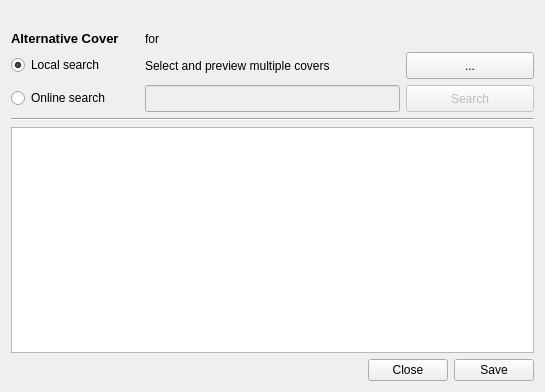
<?xml version="1.0" encoding="UTF-8"?>
<ui version="4.0">
 <class>AlternateCovers</class>
 <widget class="QDialog" name="AlternateCovers">
  <property name="geometry">
   <rect>
    <x>0</x>
    <y>0</y>
    <width>545</width>
    <height>392</height>
   </rect>
  </property>
  <property name="windowTitle">
   <string>Search alternative image</string>
  </property>
  <layout class="QGridLayout" name="gridLayout">
   <item row="0" column="0" colspan="4">
    <widget class="QLabel" name="lab_title">
     <property name="font">
      <font>
       <weight>75</weight>
       <bold>true</bold>
      </font>
     </property>
     <property name="text">
      <string/>
     </property>
    </widget>
   </item>
   <item row="3" column="3">
    <widget class="QPushButton" name="btn_search">
     <property name="enabled">
      <bool>false</bool>
     </property>
     <property name="sizePolicy">
      <sizepolicy hsizetype="Fixed" vsizetype="Fixed">
       <horstretch>0</horstretch>
       <verstretch>0</verstretch>
      </sizepolicy>
     </property>
     <property name="minimumSize">
      <size>
       <width>50</width>
       <height>27</height>
      </size>
     </property>
     <property name="maximumSize">
      <size>
       <width>156113</width>
       <height>27</height>
      </size>
     </property>
     <property name="focusPolicy">
      <enum>Qt::StrongFocus</enum>
     </property>
     <property name="text">
      <string>Search</string>
     </property>
    </widget>
   </item>
   <item row="2" column="3">
    <widget class="QPushButton" name="btn_file">
     <property name="minimumSize">
      <size>
       <width>0</width>
       <height>27</height>
      </size>
     </property>
     <property name="maximumSize">
      <size>
       <width>16777215</width>
       <height>27</height>
      </size>
     </property>
     <property name="focusPolicy">
      <enum>Qt::StrongFocus</enum>
     </property>
     <property name="text">
      <string>...</string>
     </property>
    </widget>
   </item>
   <item row="3" column="1" colspan="2">
    <widget class="QLineEdit" name="le_search">
     <property name="enabled">
      <bool>false</bool>
     </property>
     <property name="minimumSize">
      <size>
       <width>0</width>
       <height>27</height>
      </size>
     </property>
     <property name="maximumSize">
      <size>
       <width>16777215</width>
       <height>27</height>
      </size>
     </property>
     <property name="focusPolicy">
      <enum>Qt::ClickFocus</enum>
     </property>
    </widget>
   </item>
   <item row="3" column="0">
    <widget class="QRadioButton" name="rb_online">
     <property name="focusPolicy">
      <enum>Qt::StrongFocus</enum>
     </property>
     <property name="text">
      <string>Online search</string>
     </property>
    </widget>
   </item>
   <item row="2" column="0">
    <widget class="QRadioButton" name="rb_local">
     <property name="focusPolicy">
      <enum>Qt::StrongFocus</enum>
     </property>
     <property name="text">
      <string>Local search</string>
     </property>
     <property name="checked">
      <bool>true</bool>
     </property>
    </widget>
   </item>
   <item row="2" column="1" colspan="2">
    <widget class="QLabel" name="label">
     <property name="text">
      <string>Select and preview multiple covers</string>
     </property>
    </widget>
   </item>
   <item row="5" column="0" colspan="4">
    <widget class="QTableView" name="tv_images">
     <property name="enabled">
      <bool>true</bool>
     </property>
     <property name="minimumSize">
      <size>
       <width>520</width>
       <height>220</height>
      </size>
     </property>
     <property name="verticalScrollBarPolicy">
      <enum>Qt::ScrollBarAsNeeded</enum>
     </property>
     <property name="tabKeyNavigation">
      <bool>false</bool>
     </property>
     <property name="showDropIndicator" stdset="0">
      <bool>false</bool>
     </property>
     <property name="dragDropOverwriteMode">
      <bool>false</bool>
     </property>
     <property name="selectionMode">
      <enum>QAbstractItemView::SingleSelection</enum>
     </property>
     <property name="verticalScrollMode">
      <enum>QAbstractItemView::ScrollPerPixel</enum>
     </property>
     <property name="horizontalScrollMode">
      <enum>QAbstractItemView::ScrollPerPixel</enum>
     </property>
     <property name="showGrid">
      <bool>false</bool>
     </property>
     <property name="gridStyle">
      <enum>Qt::NoPen</enum>
     </property>
     <property name="cornerButtonEnabled">
      <bool>false</bool>
     </property>
     <attribute name="horizontalHeaderVisible">
      <bool>false</bool>
     </attribute>
     <attribute name="horizontalHeaderHighlightSections">
      <bool>false</bool>
     </attribute>
     <attribute name="horizontalHeaderMinimumSectionSize">
      <number>100</number>
     </attribute>
     <attribute name="verticalHeaderVisible">
      <bool>false</bool>
     </attribute>
     <attribute name="verticalHeaderDefaultSectionSize">
      <number>100</number>
     </attribute>
     <attribute name="verticalHeaderHighlightSections">
      <bool>false</bool>
     </attribute>
     <attribute name="verticalHeaderMinimumSectionSize">
      <number>100</number>
     </attribute>
    </widget>
   </item>
   <item row="6" column="0" colspan="4">
    <layout class="QHBoxLayout" name="horizontalLayout">
     <item>
      <widget class="QLabel" name="lab_status">
       <property name="text">
        <string/>
       </property>
      </widget>
     </item>
     <item>
      <spacer name="horizontalSpacer">
       <property name="orientation">
        <enum>Qt::Horizontal</enum>
       </property>
       <property name="sizeHint" stdset="0">
        <size>
         <width>40</width>
         <height>20</height>
        </size>
       </property>
      </spacer>
     </item>
     <item>
      <widget class="QPushButton" name="btn_cancel">
       <property name="sizePolicy">
        <sizepolicy hsizetype="Minimum" vsizetype="Minimum">
         <horstretch>0</horstretch>
         <verstretch>0</verstretch>
        </sizepolicy>
       </property>
       <property name="minimumSize">
        <size>
         <width>80</width>
         <height>0</height>
        </size>
       </property>
       <property name="focusPolicy">
        <enum>Qt::StrongFocus</enum>
       </property>
       <property name="text">
        <string>Close</string>
       </property>
      </widget>
     </item>
     <item>
      <widget class="QPushButton" name="btn_save">
       <property name="sizePolicy">
        <sizepolicy hsizetype="Minimum" vsizetype="Minimum">
         <horstretch>0</horstretch>
         <verstretch>0</verstretch>
        </sizepolicy>
       </property>
       <property name="minimumSize">
        <size>
         <width>80</width>
         <height>0</height>
        </size>
       </property>
       <property name="focusPolicy">
        <enum>Qt::StrongFocus</enum>
       </property>
       <property name="text">
        <string>Save</string>
       </property>
       <property name="icon">
        <iconset>
         <normaloff>:/icons/save.svg.png</normaloff>:/icons/save.svg.png</iconset>
       </property>
       <property name="iconSize">
        <size>
         <width>16</width>
         <height>16</height>
        </size>
       </property>
      </widget>
     </item>
    </layout>
   </item>
   <item row="4" column="0" colspan="4">
    <widget class="Line" name="line">
     <property name="orientation">
      <enum>Qt::Horizontal</enum>
     </property>
    </widget>
   </item>
   <item row="1" column="0">
    <widget class="QLabel" name="label_2">
     <property name="font">
      <font>
       <pointsize>10</pointsize>
       <weight>75</weight>
       <bold>true</bold>
      </font>
     </property>
     <property name="text">
      <string>Alternative Cover</string>
     </property>
    </widget>
   </item>
   <item row="1" column="1" colspan="3">
    <widget class="QLabel" name="lab_info">
     <property name="text">
      <string>for</string>
     </property>
    </widget>
   </item>
  </layout>
 </widget>
 <resources/>
 <connections>
  <connection>
   <sender>rb_online</sender>
   <signal>toggled(bool)</signal>
   <receiver>btn_search</receiver>
   <slot>setEnabled(bool)</slot>
   <hints>
    <hint type="sourcelabel">
     <x>71</x>
     <y>75</y>
    </hint>
    <hint type="destinationlabel">
     <x>466</x>
     <y>75</y>
    </hint>
   </hints>
  </connection>
  <connection>
   <sender>rb_online</sender>
   <signal>toggled(bool)</signal>
   <receiver>btn_file</receiver>
   <slot>setDisabled(bool)</slot>
   <hints>
    <hint type="sourcelabel">
     <x>71</x>
     <y>75</y>
    </hint>
    <hint type="destinationlabel">
     <x>466</x>
     <y>42</y>
    </hint>
   </hints>
  </connection>
  <connection>
   <sender>rb_online</sender>
   <signal>toggled(bool)</signal>
   <receiver>le_search</receiver>
   <slot>setEnabled(bool)</slot>
   <hints>
    <hint type="sourcelabel">
     <x>71</x>
     <y>75</y>
    </hint>
    <hint type="destinationlabel">
     <x>269</x>
     <y>75</y>
    </hint>
   </hints>
  </connection>
  <connection>
   <sender>rb_online</sender>
   <signal>toggled(bool)</signal>
   <receiver>label</receiver>
   <slot>setDisabled(bool)</slot>
   <hints>
    <hint type="sourcelabel">
     <x>72</x>
     <y>75</y>
    </hint>
    <hint type="destinationlabel">
     <x>268</x>
     <y>42</y>
    </hint>
   </hints>
  </connection>
 </connections>
</ui>
